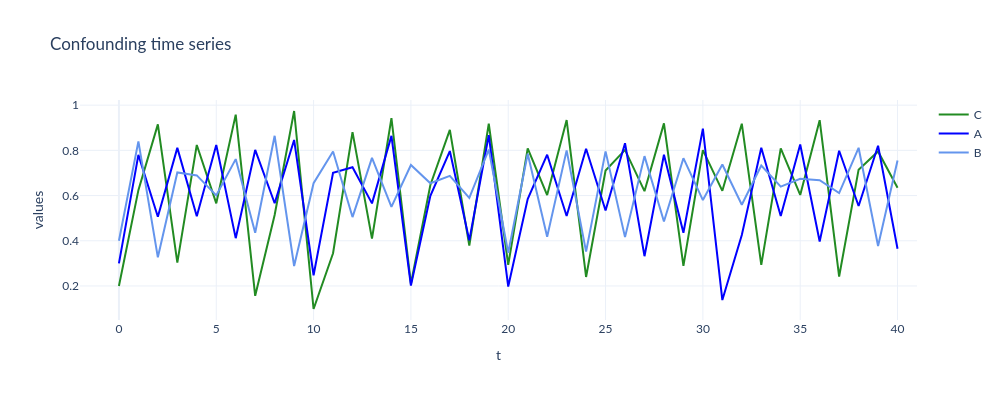

Write notebook code for a chart like this one.
### Markdown cell above
# Visualise

### Code cell
fig = go.Figure()

fig.add_trace(go.Scatter(x = torch.arange(0, c_norm.shape[0])[0:41], y = c[0:41],
                    mode = 'lines',
                    name = 'C',
                    line_color = "forestgreen"))

fig.add_trace(go.Scatter(x = torch.arange(0, c_norm.shape[0])[0:41], y = a[0:41],
                    mode = 'lines',
                    name = 'A',
                    line_color = "blue"))

fig.add_trace(go.Scatter(x = torch.arange(0, c_norm.shape[0])[0:41], y = b[0:41],
                    mode = 'lines',
                    name = 'B',
                    line_color = "cornflowerblue"))

fig.update_layout(title = 'Confounding time series',
                   xaxis_title = 't',
                   yaxis_title = 'values')

fig.update_layout(template = "plotly_white")
fig.update_layout(font_family = "Lato")
fig.update_layout(xaxis_range=[-2,41])

fig.update_layout(autosize = False, width = 1000, height = 400)

fig.show()

### Figure 1 — Plotly figure (JSON) as saved in the notebook; plotly's stock layout.template omitted (floating-point values rounded to 4 significant figures)
{"data": [{"line": {"color": "forestgreen"}, "mode": "lines", "name": "C", "type": "scatter", "x": [0, 1, 2, 3, 4, 5, 6, 7, 8, 9, 10, 11, 12, 13, 14, 15, 16, 17, 18, 19, 20, 21, 22, 23, 24, 25, 26, 27, 28, 29, 30, 31, 32, 33, 34, 35, 36, 37, 38, 39, 40], "y": [0.2, 0.624, 0.915, 0.3032, 0.824, 0.5657, 0.9582, 0.1563, 0.5142, 0.9742, 0.09796, 0.3446, 0.8809, 0.4093, 0.9429, 0.2099, 0.6468, 0.8909, 0.379, 0.9179, 0.2938, 0.8092, 0.6022, 0.9342, 0.2396, 0.7106, 0.802, 0.6194, 0.9194, 0.289, 0.8013, 0.6209, 0.918, 0.2936, 0.8089, 0.603, 0.9336, 0.2416, 0.7146, 0.7954, 0.6347]}, {"line": {"color": "blue"}, "mode": "lines", "name": "A", "type": "scatter", "x": [0, 1, 2, 3, 4, 5, 6, 7, 8, 9, 10, 11, 12, 13, 14, 15, 16, 17, 18, 19, 20, 21, 22, 23, 24, 25, 26, 27, 28, 29, 30, 31, 32, 33, 34, 35, 36, 37, 38, 39, 40], "y": [0.3, 0.78, 0.5061, 0.8109, 0.5088, 0.8239, 0.4115, 0.8019, 0.566, 0.8462, 0.2474, 0.7002, 0.7253, 0.5655, 0.8642, 0.2014, 0.5985, 0.797, 0.4018, 0.8677, 0.1974, 0.5847, 0.7808, 0.5093, 0.8069, 0.534, 0.8318, 0.3317, 0.7807, 0.4353, 0.8964, 0.1376, 0.4252, 0.8116, 0.5095, 0.826, 0.3966, 0.7983, 0.554, 0.8202, 0.3648]}, {"line": {"color": "cornflowerblue"}, "mode": "lines", "name": "B", "type": "scatter", "x": [0, 1, 2, 3, 4, 5, 6, 7, 8, 9, 10, 11, 12, 13, 14, 15, 16, 17, 18, 19, 20, 21, 22, 23, 24, 25, 26, 27, 28, 29, 30, 31, 32, 33, 34, 35, 36, 37, 38, 39, 40], "y": [0.4, 0.84, 0.3266, 0.7021, 0.6891, 0.6009, 0.7614, 0.4352, 0.8645, 0.2884, 0.6545, 0.7949, 0.5048, 0.7665, 0.5502, 0.7353, 0.6544, 0.6872, 0.5901, 0.8037, 0.3467, 0.7848, 0.4174, 0.8, 0.3517, 0.7955, 0.416, 0.7745, 0.4848, 0.7654, 0.58, 0.7375, 0.5595, 0.7332, 0.6397, 0.6746, 0.6683, 0.6109, 0.8115, 0.3768, 0.7554]}], "layout": {"autosize": false, "font": {"family": "Lato"}, "height": 400, "title": {"text": "Confounding time series"}, "width": 1000, "xaxis": {"range": [-2, 41], "title": {"text": "t"}}, "yaxis": {"title": {"text": "values"}}}}
